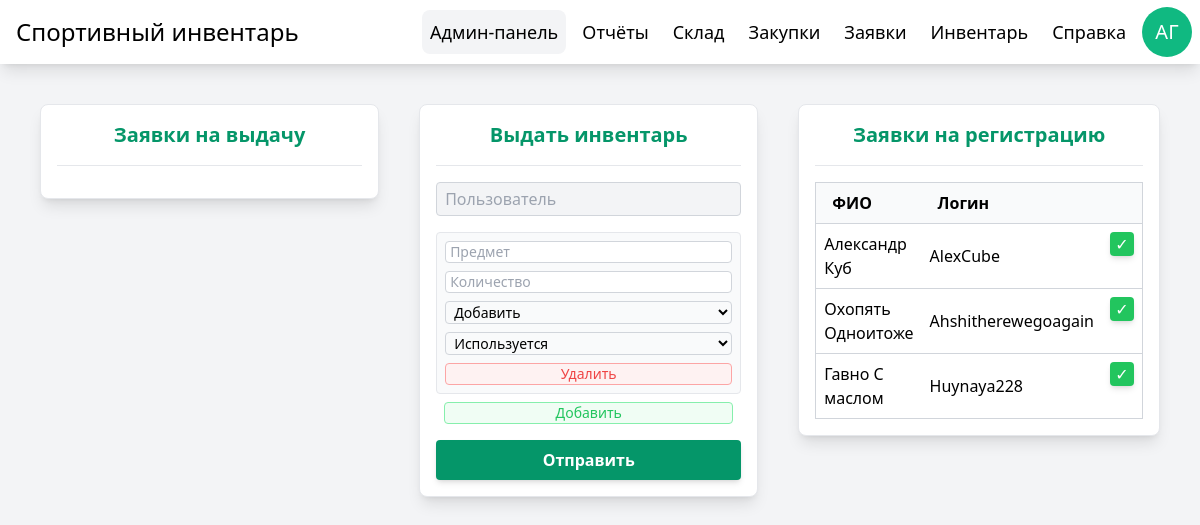
The app's page /admin_panel/ (signed in), older data.
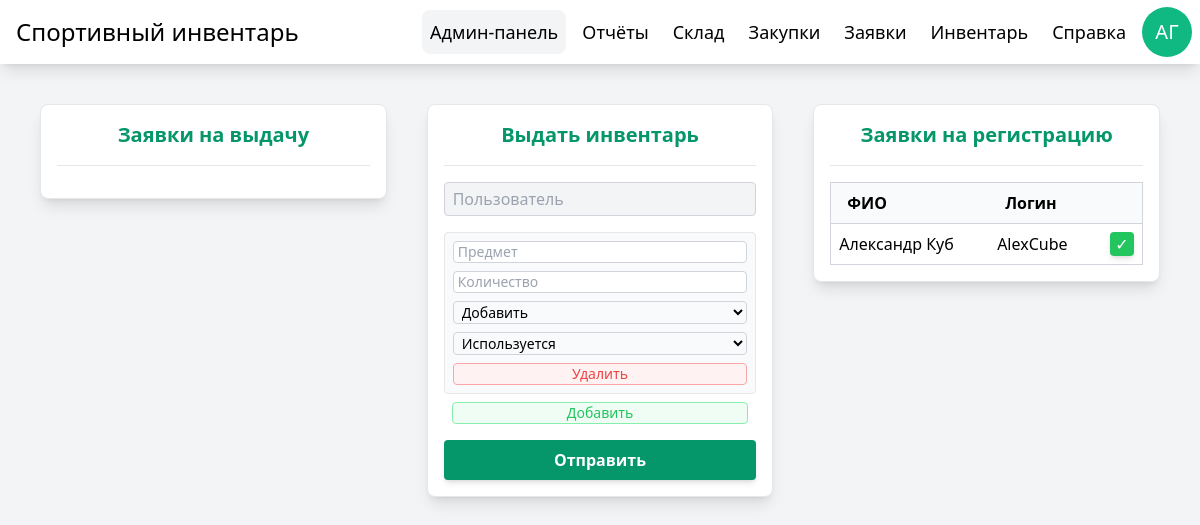
The same page, newer data.
### manager/models.py (models this page shows, shortened)
class User(AbstractUser):
    patronymic = models.CharField(max_length=64, blank=True, null=True)
    verified = models.BooleanField(default=False)

### manager/views.py (the view)
# urls.py: path('admin_panel/', views.admin_panel, name="admin_panel"),
@login_required
@user_passes_test(is_admin)
def admin_panel(request):
    if request.method == "POST":
        handle_post_request(request)
    context = {
        "products": Product.objects.all(),
        "users": User.objects.all(),
        "applications": Application.objects.all(),
    }
    return render(request, 'admin_panel.html', context)

### manager/views.py (called while the page is built)
def is_admin(user):
    return user.is_staff == True

### theme/templates/admin_panel.html (shortened to what the changed rows need)
{% extends "base.html" %}
{% block content %}
<div class="w-1/3 p-4 grid gap-4 bg-white border rounded-lg shadow-lg">
    <h2 class="text-xl font-semibold text-center text-primary-600">Заявки на выдачу</h2>
</div>
<div class="w-1/3 p-4 grid gap-4 bg-white border rounded-lg shadow-lg">
    <h2 class="text-xl font-semibold text-center text-primary-600">Выдать инвентарь</h2>
</div>
<div class="w-1/3 p-4 grid gap-4 bg-white border rounded-lg shadow-lg">
    <h2 class="text-xl font-semibold text-center text-primary-600">Заявки на регистрацию</h2>
    <table class="w-full border border-gray-300 border-collapse">
        <thead>
            <tr class="bg-gray-50 border border-gray-300">
                <th class="px-4 py-2 text-start">ФИО</th>
                <th class="px-4 py-2 text-start">Логин</th>
                <th class="px-4 py-2 text-start"></th>
            </tr>
        </thead>
        <tbody>
            {% for user in users %}
            {% if not user.verified %}
            <tr class="border-b border-gray-300 hover:bg-primary-50 transition">
                <td class="p-2 text-start break-words">
                    {{ user.first_name }} {{ user.last_name }}
                </td>
                <td class="p-2 text-start break-words">
                    {{ user.username }}
                </td>
                <td class="p-2 flex justify-end items-center">
                    <form method="post">
                        <button
                            name="verification"
                            title="Одобрить"
                            value="accept"
                            class="w-6 h-6 bg-green-500 hover:bg-green-700 text-white rounded shadow-md transition">
                            ✓
                        </button>
                    </form>
                </td>
            </tr>
            {% endif %}
            {% empty %}
            <tr class="border-y border-gray-300">
                <td colspan="4" class="py-2 text-center text-gray-400 transition">Заявки отсутствуют.</td>
            </tr>
            {% endfor %}
        </tbody>
    </table>
</div>
{% endblock %}

Row changes from the older to the newer data that the page shows:
no longer on this page (row edited): User: first_name "Охопять", last_name "Одноитоже", username "Ahshitherewegoagain"
removed User: first_name "Гавно", last_name "С маслом", username "Huynaya228"
